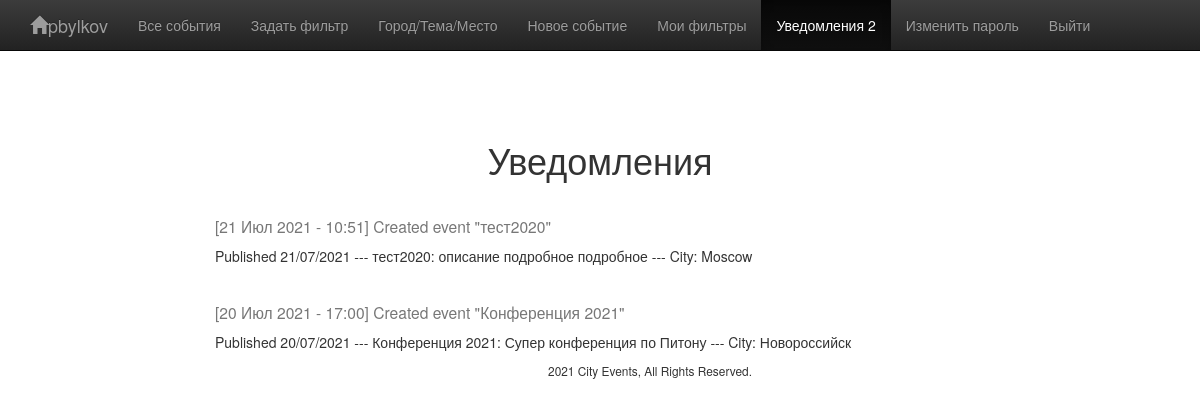
Page /my_notify/ (signed in) on the earlier database version.
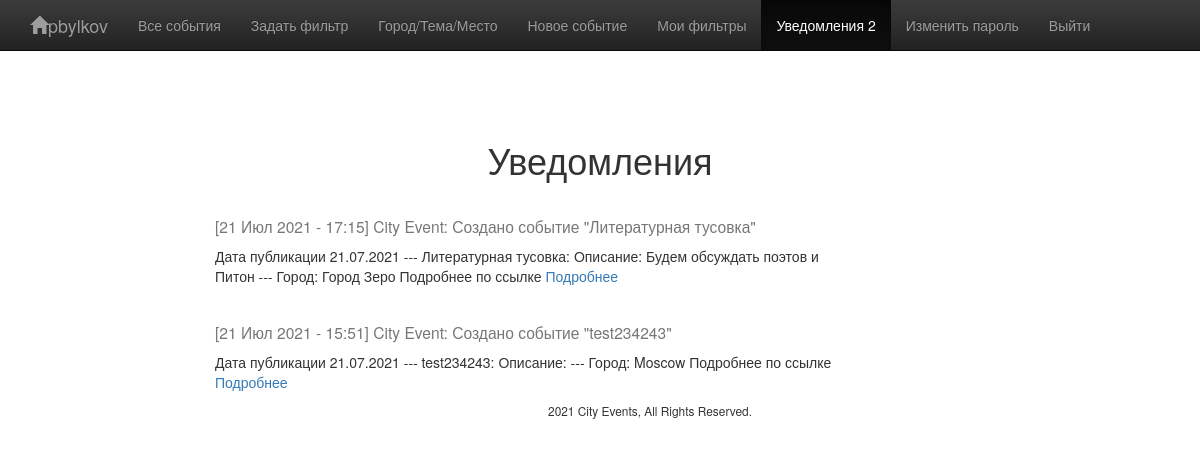
Same page on the later database version.
### events/models.py (models this page shows, shortened)
class Notifications(models.Model):
    user = models.ForeignKey(User, blank=False, related_name='notifies', on_delete=models.CASCADE)
    title = models.CharField('Заголовок', max_length=250, blank=False)
    msg = models.TextField('Сообщение', blank=True, null=False)
    is_read = models.BooleanField(default=False)
    create_datetime = models.DateTimeField(auto_now=True)
    class Meta:
        ordering = ["-create_datetime"]

### events/views.py (the view)
# urls.py: path("my_notify/", views.my_notify, name='my_notify'),
@login_required
def my_notify(request):
    notify_list = Notifications.objects.filter(
        user=auth(request)['user']).order_by('-create_datetime')
    context = {'notify_list': notify_list,
               'active': 'my_notify', 'bootstrap': 3}
    return render(request, 'events/my_notify.html', context)

### events/templates/events/my_notify.html (shortened to what this page needs)
{% extends "base.html" %}
{% load static %}
{% block content %}
    <div class="container-fluid">
    </div>
    <div class="container-fluid">
    </div>
<h1 id="my_notify" class="text-center tk-cooper-black-std">Уведомления</h1>
<div class="container-fluid">
    <div class="row events">
    {% if notify_list %}
        {% for notify in notify_list %}
        <div class="col-md-2"></div>
        <div class="col-md-10">
            <h3 class="tk-cooper-black-std">
                <small>
                    <span class="highlight">[{{ notify.create_datetime|date:"d M Y" }} - {{ notify.create_datetime|time:"H:i" }}]</span>
                    <span class="highlight"> {{ notify.title }}</span>
                </small>
            </h3>
            <div class="row">
                <p class="col-md-8">
                    <span class="highlight"> {{ notify.msg|safe }}</span>
                </p>
            </div>
        </div>
        {% endfor %}
    {% else %}
        <div class="col-md-12 col-md-offset-1">
            <h1><span class="glyphicon glyphicon-wrench"></span> Уведомления не найдены.</h1>
        </div>
    {% endif %}
    </div>
</div>
{% endblock %}

### templates/base.html (shortened to what this page needs)
<!DOCTYPE html>
<html lang="en">
<head>
<link rel="stylesheet" href="https://maxcdn.bootstrapcdn.com/bootstrap/3.2.0/css/bootstrap.min.css">
    <link rel="stylesheet" href="https://maxcdn.bootstrapcdn.com/bootstrap/3.2.0/css/bootstrap-theme.min.css">
</head>
<body>
    <header>
        <nav class="navbar navbar-inverse navbar-fixed-top">
            <div class="container">
                <div class="navbar-header">
                    {% if user.is_authenticated %}
                        <a class="navbar-brand" href="/" ><span class="glyphicon glyphicon-home"></span>{{ user.username }}</a>
                    {% else %}
                        <a class="navbar-brand" href="/" ><span class="glyphicon glyphicon-home"></span> City Events </a>
                    {% endif %}
                </div>
                <div id="navbar" class="collapse navbar-collapse">
                    <ul class="nav navbar-nav">
                        <li {% if active == "events" %}class="active"{% endif %}><a href="/events/">Все события</a></li>
                        <li {% if active == "filter" %}class="active"{% endif %}><a href="/filter/">Задать фильтр</a></li>
                        {% if user.is_authenticated %}
                             <li {% if active == "new_city" %}class="active"{% endif %}><a class="p-2 text-dark" href="{% url 'new_city' %}">Город/Тема/Место</a>
                            <li {% if active == "new_event" %}class="active"{% endif %}><a class="p-2 text-dark" href="{% url 'new_event' %}">Новое событие</a>
                            <li {% if active == "my_filters" %}class="active"{% endif %}><a class="p-2 text-dark" href="{% url 'my_filters' %}">Мои фильтры</a>
                             <li {% if active == "my_notify" %}class="active"{% endif %}><a class="p-2 text-dark" href="{% url 'my_notify' %}">Уведомления {{ user.notifies.count }}</a>
                             <li {% if active == "password_change" %}class="active"{% endif %}><a class="p-2 text-dark" href="{% url 'password_change' %}">Изменить пароль</a>
                             <li {% if active == "logout" %}class="active"{% endif %}><a class="p-2 text-dark" href="{% url 'logout' %}">Выйти</a>
                        {% else %}
                             <li {% if active == "login" %}class="active"{% endif %}><a class="p-2 text-dark" href="{% url 'login' %}">Войти</a>
                             <li {% if active == "signup" %}class="active"{% endif %}><a class="p-2 text-dark" href="{% url 'signup' %}">Регистрация</a>
                        {% endif %}
                    </ul>
                </div>
            </div>
        </nav>
    </header>
    <div class="container-fluid">
    </div>
    {% block content %}{% endblock %}
    <footer>
        <div class="container-fluid">
            <div class="row">
                <div class="col-md-5 col-md-offset-4 text-center">
                    <p class="small">2021 City Events, All Rights Reserved.</p>
                </div>
            </div>
        </div>
    </footer>
</body>
</html>

Differences in the rows shown:
removed Notifications: create_datetime "21 Июл 2021", create_datetime "10:51", title "Created event \"тест2020\"", msg "Published 21/07/2021 --- тест2020: описание подробное подробное --- City: Moscow"
removed Notifications: create_datetime "20 Июл 2021", create_datetime "17:00", title "Created event \"Конференция 2021\"", msg "Published 20/07/2021 --- Конференция 2021: Супер конференция по Питону --- City: Новороссийск"
added Notifications: create_datetime "21 Июл 2021", create_datetime "17:15", title "City Event: Создано событие \"Литературная тусовка\"", msg "Дата публикации 21.07.2021 --- Литературная тусовка: Описание: Будем обсуждать поэтов и Питон --- Город: Город Зеро Подробнее по ссылке Подробнее"
added Notifications: create_datetime "21 Июл 2021", create_datetime "15:51", title "City Event: Создано событие \"test234243\"", msg "Дата публикации 21.07.2021 --- test234243: Описание: --- Город: Moscow Подробнее по ссылке Подробнее"
